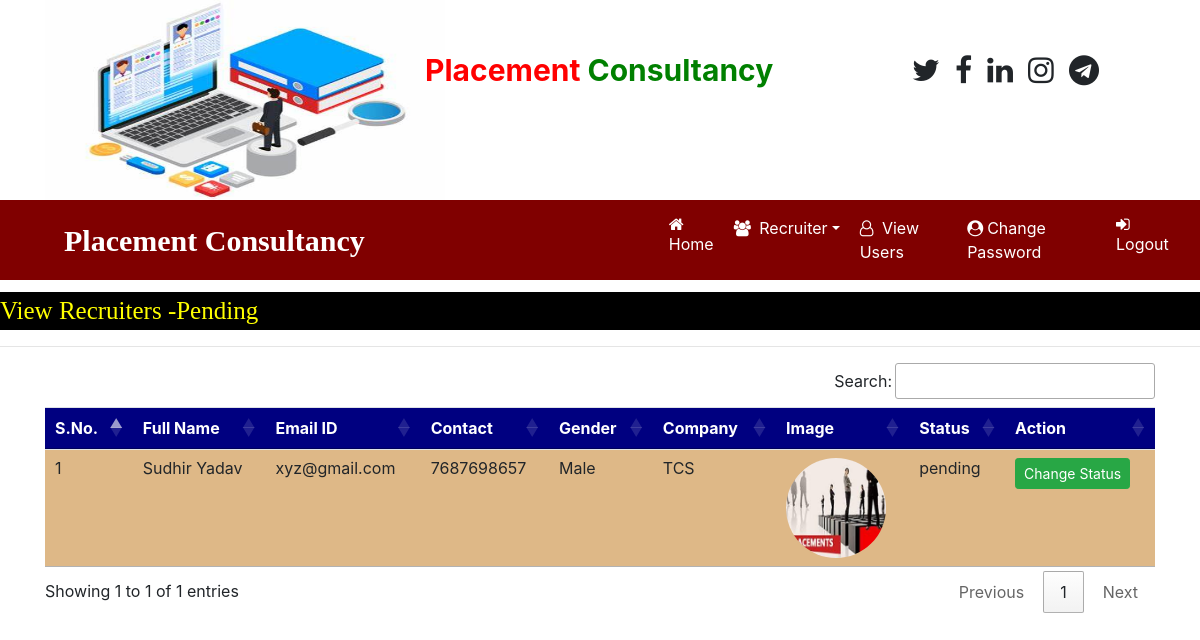
Page /recruiter_pending (signed in) on the committed database.
### place/models.py (models this page shows, shortened)
class Recruitor(models.Model):
    user = models.ForeignKey(User, on_delete=models.CASCADE)
    mobile = models.CharField(max_length=15, null=True)
    image = models.FileField(null=True)
    gender = models.CharField(max_length=10, null=True)
    company=models.CharField(max_length=100, null=True)
    type = models.CharField(max_length=15, null=True)
    status = models.CharField(max_length=20, null=True)

### place/views.py (the view)
# urls.py: path('recruiter_pending', recruiter_pending, name="recruiter_pending"),
def recruiter_pending(request):
    if not request.user.is_authenticated:
        return redirect('admin_login')
    data=Recruitor.objects.filter(status='pending')
    d={'data':data}
    return render(request,'recruiter_pending.html',d)

### place/templates/recruiter_pending.html
{% load static %}
{% block body %}
{% include 'admin_navigation.html' %}
<marquee style="font-family:'Monotype Corsiva';font-size:25px;color:Yellow;background-color:black;font:weight:bold;margin-top:1%">
    View Recruiters -Pending
</marquee>
<hr>
<div class="container">
<table class="table table-hover " id="example">
    <thead>
    <tr style="background-color:#000080 ;color:white">
        <th>S.No.</th>
        <th>Full Name</th>
        <th>Email ID</th>
        <th>Contact</th>
        <th>Gender</th>
        <th>Company</th>
        <th>Image</th>
        <th>Status</th>
        <th>Action</th>
    </tr>
    </thead>
    <tbody>
    {% for i in data %}
    <tr style="background-color:#DEB887">
        <td>{{forloop.counter}}</td>
        <td>{{i.user.first_name}} {{i.user.last_name}}</td>
        <td>{{i.user.username}}</td>
        <td>{{i.mobile}}</td>
        <td>{{i.gender}}</td>
        <td>{{i.company}}</td>
        <td><img src="{{i.image.url}}" style="width:100px;height:100px;border-radius:50%"></td>
        <td>{{i.status}}</td>
        <td><a href="{% url 'change_status' i.id%}" class="btn btn-success btn-sm" >Change Status</a></td>
    </tr>
    {% endfor %}
    </tbody>
</table>
</div>
{% endblock  %}

### rows in the picture
Recruitor: user.first_name "Sudhir", user.last_name "Yadav", user.username "xyz@gmail.com", mobile "7687698657", gender "Male", company "TCS", image (picture), status "pending"
